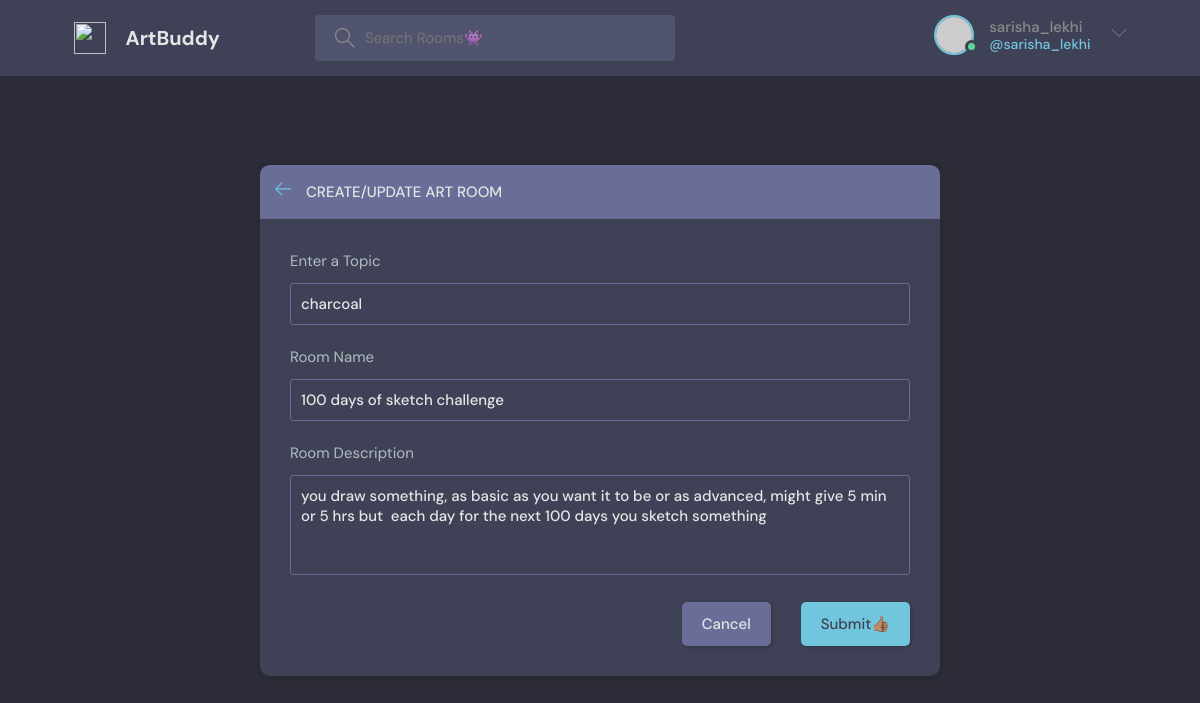
Screenshot of /update-room/1/ (signed in) with the database file from the repository.
### base/models.py (models this page shows, shortened)
class Room(models.Model):
    host=models.ForeignKey(User, on_delete=models.SET_NULL, null=True)
    topic= models.ForeignKey(Topic, on_delete=models.SET_NULL, null=True)
    name = models.CharField(max_length=200)
    description = models.TextField(null=True, blank=True)
    participants= models.ManyToManyField(User, related_name='participants', blank=True) #basically a user can have many rooms and a room cal have many user
    updated = models.DateTimeField(auto_now=True) #changes everytime
    created = models.DateTimeField(auto_now_add=True) #chnages once when we open first time
    class Meta:
        ordering = ['-updated', '-created'] #gives prefrence,  with -(acsending), without -(descending)

class Topic(models.Model):
    name= models.CharField(max_length=150)

### base/views.py (the view, shortened to what this page needs)
# urls.py: path('update-room/<str:pk>/', views.updateRoom, name="update-room"),
@login_required(login_url='login')
def updateRoom(request, pk):
    room = Room.objects.get(id=pk)
    form = RoomForm(instance=room)
    topics=Topic.objects.all()
    if request.user != room.host:
        return HttpResponse('You are not allowed here sorry :/')
    context={'form': form , 'topics': topics, 'room':room}
    return render(request, 'base/room_form.html', context)

### base/forms.py
class RoomForm(ModelForm):
    class Meta:
        model = Room
        fields='__all__' #makes  a form with all the values on table room
        exclude=['host', 'participants'] #so that only the person who is logged in can create a room

### base/templates/base/room_form.html (shortened to what this page needs)
{% extends 'main.html' %}
{% block content %}
  <main class="create-room layout">
    <div class="container">
      <div class="layout__box">
        <div class="layout__boxHeader">
          <div class="layout__boxTitle">
            <a href="{% url 'home' %}">
              <svg version="1.1" xmlns="http://www.w3.org/2000/svg" width="32" height="32" viewBox="0 0 32 32">
                <title>arrow-left</title>
                <path
                  d="M13.723 2.286l-13.723 13.714 13.719 13.714 1.616-1.611-10.96-10.96h27.625v-2.286h-27.625l10.965-10.965-1.616-1.607z">
                </path>
              </svg>
            </a>
            <h3>Create/Update Art Room</h3>
          </div>
        </div>
        <div class="layout__body">
          <form class="form" action="" method="POST">
            <div class="form__group">
              <label for="room_topic">Enter a Topic</label>
              <input required type="text" value="{{room.topic.name}}" name="topic" list="topic-list">
            </div>
            <div class="form__group">
              <label for="room_name">Room Name</label>
              {{form.name}}
            </div>
            <div class="form__group">
              <label for="room_description">Room Description</label>
              {{form.description}}
            </div>
            <div class="form__action">
              <a class="btn btn--dark" href="index.html">Cancel</a>
              <button class="btn btn--main" type="submit">Submit👍🏽</button>
            </div>
          </form>
        </div>
      </div>
    </div>
  </main>
  {% endblock content%}

### templates/navbar.html (shortened to what this page needs)
{% load static %}
<header class="header header--loggedIn">
    <div class="container">
      <a href="{% url 'home' %}" class="header__logo">
        <img src="{% static 'images/mylogo.svg' %}" />
        <h1>ArtBuddy</h1>
      </a>
      <form class="header__search" method="GET" action="{% url 'home' %}">
        <label>
          <input name="q" placeholder="Search Rooms👾" />
        </label>
      </form>
      <nav class="header__menu">
        {% if request.user.is_authenticated %}
        <div class="header__user">
          <a href="{% url 'update-user' %}">
            <div class="avatar avatar--medium active">
              <img src="https://randomuser.me/api/portraits/men/37.jpg" />
            </div>
            <p>{{request.user.username}}<span>@{{request.user.username}}</span></p>
          </a>
          <button class="dropdown-button">
            <svg version="1.1" xmlns="http://www.w3.org/2000/svg" width="32" height="32" viewBox="0 0 32 32">
              <title>chevron-down</title>
              <path d="M16 21l-13-13h-3l16 16 16-16h-3l-13 13z"></path>
            </svg>
          </button>
        </div>
        {% else %}
        <a href="{% url 'login' %}">
          <img src="{% static 'images/avatar.svg' %}" />
          <p>Login</p>
        </a>
      {% endif %}
      </nav>
    </div>
  </header>

### rows the page displays
Room: topic "charcoal", name "100 days of sketch challenge", description "you draw something, as basic as you want it to be or as advanced, might give 5 min or 5 hrs but each day for the next 100 days you sketch something"

### other values shown
{{ request.user.username }} "sarisha_lekhi"
